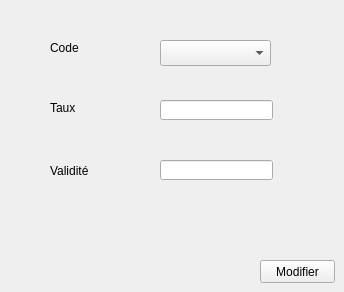
      <widget class="QWidget" name="tab_10">
       <attribute name="title">
        <string>Modifier une promotion</string>
       </attribute>
       <widget class="QLineEdit" name="lineEdit_validite_m">
        <property name="geometry">
         <rect>
          <x>160</x>
          <y>160</y>
          <width>113</width>
          <height>20</height>
         </rect>
        </property>
       </widget>
       <widget class="QPushButton" name="pb_modifier_p">
        <property name="geometry">
         <rect>
          <x>260</x>
          <y>260</y>
          <width>75</width>
          <height>23</height>
         </rect>
        </property>
        <property name="text">
         <string>Modifier</string>
        </property>
       </widget>
       <widget class="QLineEdit" name="lineEdit_taux_m">
        <property name="geometry">
         <rect>
          <x>160</x>
          <y>100</y>
          <width>113</width>
          <height>20</height>
         </rect>
        </property>
       </widget>
       <widget class="QLabel" name="label_19">
        <property name="geometry">
         <rect>
          <x>50</x>
          <y>40</y>
          <width>61</width>
          <height>16</height>
         </rect>
        </property>
        <property name="text">
         <string>Code</string>
        </property>
       </widget>
       <widget class="QLabel" name="label_20">
        <property name="geometry">
         <rect>
          <x>50</x>
          <y>100</y>
          <width>47</width>
          <height>16</height>
         </rect>
        </property>
        <property name="text">
         <string>Taux</string>
        </property>
       </widget>
       <widget class="QLabel" name="label_21">
        <property name="geometry">
         <rect>
          <x>50</x>
          <y>160</y>
          <width>47</width>
          <height>21</height>
         </rect>
        </property>
        <property name="text">
         <string>Validité</string>
        </property>
       </widget>
       <widget class="QComboBox" name="comboBox_pm">
        <property name="geometry">
         <rect>
          <x>160</x>
          <y>40</y>
          <width>111</width>
          <height>26</height>
         </rect>
        </property>
       </widget>
      </widget>
